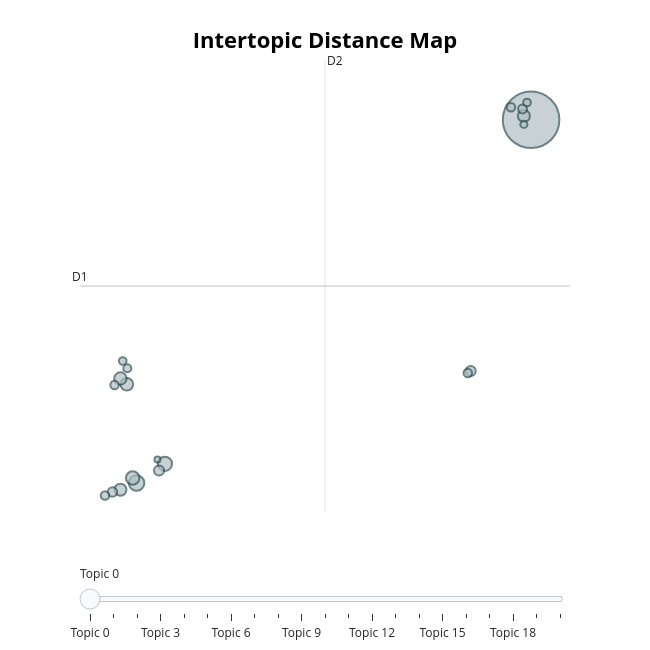

The notebook cell saved with this chart:
### Code cell
model.visualize_topics(use_ctfidf=True, custom_labels=True)

### Figure 1 — Plotly figure (JSON) as saved in the notebook; plotly's stock layout.template omitted (floating-point values rounded to 4 significant figures)
{"data": [{"customdata": [[0, "algorithmic | administration | sector | making | artificial", 442], [1, "budget | neural | project | border | projects", 33], [2, "air | buildings | pollution | deep | fog", 28], [3, "covid | 19 | health | epidemic | chest", 25], [4, "traffic | congestion | parking | transport | rfr", 22], [5, "problem | scheduling | genetic | facility | algorithm", 21], [6, "green | environmental | japanese | energy | city", 20], [7, "sentiment | opinion | tweets | text | arabic", 20], [8, "water | land | crop | urban | safety", 14], [9, "video | anomaly | detection | occlusion | object", 14], [10, "llms | language | retrieval | rag | cube", 12], [11, "fintech | audit | auditing | financial | internal", 11], [12, "segmentation | biot | blockchain | services | government", 10], [13, "edge | crowd | computing | tv | iup", 10], [14, "image | infrared | video | surabaya | vehicles", 10], [15, "ontology | recommendation | semantic | facebook | ldqp", 10], [16, "blockchain | security | transaction | privacy | ppsf", 9], [17, "detection | attacks | replay | iot | botnet", 8], [18, "psm | smokers | recommender | media | epistemic", 8], [19, "urban | guidelines | fake | violence | kiosks", 7], [20, "solar | electricity | photovoltaic | renewable | power", 5]], "hovertemplate": "<b>Topic %{customdata[0]}</b><br>%{customdata[1]}<br>Size: %{customdata[2]}", "legendgroup": "", "marker": {"color": "#B0BEC5", "line": {"color": "DarkSlateGrey", "width": 2}, "size": [442, 33, 28, 25, 22, 21, 20, 20, 14, 14, 12, 11, 10, 10, 10, 10, 9, 8, 8, 7, 5], "sizemode": "area", "sizeref": 0.2762, "symbol": "circle"}, "mode": "markers", "name": "", "orientation": "v", "showlegend": false, "type": "scatter", "x": [10.8, -5.62, -4.44, -5.783, -6.027, -6.294, 10.5, -6.294, -4.686, 8.289, -6.626, 10.45, 9.967, -6.536, 8.168, -6.936, -6.007, -6.196, 10.64, 10.5, -4.75], "xaxis": "x", "y": [14.47, -5.297, -4.253, -5.025, 0.07487, 0.3889, 14.67, -5.661, -4.612, 0.7919, -5.787, 15.06, 15.15, 0.03253, 0.6921, -5.977, 0.9481, 1.341, 15.41, 14.22, -4.017], "yaxis": "y"}], "layout": {"annotations": [{"showarrow": false, "text": "D1", "x": -7.977, "y": 5.423, "yshift": 10}, {"showarrow": false, "text": "D2", "x": 2.224, "xshift": 10, "y": 17.72}], "height": 650, "hoverlabel": {"bgcolor": "white", "font": {"family": "Rockwell", "size": 16}}, "legend": {"itemsizing": "constant", "tracegroupgap": 0}, "margin": {"t": 60}, "shapes": [{"line": {"color": "#CFD8DC", "width": 2}, "type": "line", "x0": 2.224, "x1": 2.224, "y0": -6.873, "y1": 17.72}, {"line": {"color": "#9E9E9E", "width": 2}, "type": "line", "x0": -7.977, "x1": 12.42, "y0": 5.423, "y1": 5.423}], "sliders": [{"active": 0, "pad": {"t": 50}, "steps": [{"args": [{"marker.color": [["red", "#B0BEC5", "#B0BEC5", "#B0BEC5", "#B0BEC5", "#B0BEC5", "#B0BEC5", "#B0BEC5", "#B0BEC5", "#B0BEC5", "#B0BEC5", "#B0BEC5", "#B0BEC5", "#B0BEC5", "#B0BEC5", "#B0BEC5", "#B0BEC5", "#B0BEC5", "#B0BEC5", "#B0BEC5", "#B0BEC5"]]}], "label": "Topic 0", "method": "update"}, {"args": [{"marker.color": [["#B0BEC5", "red", "#B0BEC5", "#B0BEC5", "#B0BEC5", "#B0BEC5", "#B0BEC5", "#B0BEC5", "#B0BEC5", "#B0BEC5", "#B0BEC5", "#B0BEC5", "#B0BEC5", "#B0BEC5", "#B0BEC5", "#B0BEC5", "#B0BEC5", "#B0BEC5", "#B0BEC5", "#B0BEC5", "#B0BEC5"]]}], "label": "Topic 1", "method": "update"}, {"args": [{"marker.color": [["#B0BEC5", "#B0BEC5", "red", "#B0BEC5", "#B0BEC5", "#B0BEC5", "#B0BEC5", "#B0BEC5", "#B0BEC5", "#B0BEC5", "#B0BEC5", "#B0BEC5", "#B0BEC5", "#B0BEC5", "#B0BEC5", "#B0BEC5", "#B0BEC5", "#B0BEC5", "#B0BEC5", "#B0BEC5", "#B0BEC5"]]}], "label": "Topic 2", "method": "update"}, {"args": [{"marker.color": [["#B0BEC5", "#B0BEC5", "#B0BEC5", "red", "#B0BEC5", "#B0BEC5", "#B0BEC5", "#B0BEC5", "#B0BEC5", "#B0BEC5", "#B0BEC5", "#B0BEC5", "#B0BEC5", "#B0BEC5", "#B0BEC5", "#B0BEC5", "#B0BEC5", "#B0BEC5", "#B0BEC5", "#B0BEC5", "#B0BEC5"]]}], "label": "Topic 3", "method": "update"}, {"args": [{"marker.color": [["#B0BEC5", "#B0BEC5", "#B0BEC5", "#B0BEC5", "red", "#B0BEC5", "#B0BEC5", "#B0BEC5", "#B0BEC5", "#B0BEC5", "#B0BEC5", "#B0BEC5", "#B0BEC5", "#B0BEC5", "#B0BEC5", "#B0BEC5", "#B0BEC5", "#B0BEC5", "#B0BEC5", "#B0BEC5", "#B0BEC5"]]}], "label": "Topic 4", "method": "update"}, {"args": [{"marker.color": [["#B0BEC5", "#B0BEC5", "#B0BEC5", "#B0BEC5", "#B0BEC5", "red", "#B0BEC5", "#B0BEC5", "#B0BEC5", "#B0BEC5", "#B0BEC5", "#B0BEC5", "#B0BEC5", "#B0BEC5", "#B0BEC5", "#B0BEC5", "#B0BEC5", "#B0BEC5", "#B0BEC5", "#B0BEC5", "#B0BEC5"]]}], "label": "Topic 5", "method": "update"}, {"args": [{"marker.color": [["#B0BEC5", "#B0BEC5", "#B0BEC5", "#B0BEC5", "#B0BEC5", "#B0BEC5", "red", "#B0BEC5", "#B0BEC5", "#B0BEC5", "#B0BEC5", "#B0BEC5", "#B0BEC5", "#B0BEC5", "#B0BEC5", "#B0BEC5", "#B0BEC5", "#B0BEC5", "#B0BEC5", "#B0BEC5", "#B0BEC5"]]}], "label": "Topic 6", "method": "update"}, {"args": [{"marker.color": [["#B0BEC5", "#B0BEC5", "#B0BEC5", "#B0BEC5", "#B0BEC5", "#B0BEC5", "#B0BEC5", "red", "#B0BEC5", "#B0BEC5", "#B0BEC5", "#B0BEC5", "#B0BEC5", "#B0BEC5", "#B0BEC5", "#B0BEC5", "#B0BEC5", "#B0BEC5", "#B0BEC5", "#B0BEC5", "#B0BEC5"]]}], "label": "Topic 7", "method": "update"}, {"args": [{"marker.color": [["#B0BEC5", "#B0BEC5", "#B0BEC5", "#B0BEC5", "#B0BEC5", "#B0BEC5", "#B0BEC5", "#B0BEC5", "red", "#B0BEC5", "#B0BEC5", "#B0BEC5", "#B0BEC5", "#B0BEC5", "#B0BEC5", "#B0BEC5", "#B0BEC5", "#B0BEC5", "#B0BEC5", "#B0BEC5", "#B0BEC5"]]}], "label": "Topic 8", "method": "update"}, {"args": [{"marker.color": [["#B0BEC5", "#B0BEC5", "#B0BEC5", "#B0BEC5", "#B0BEC5", "#B0BEC5", "#B0BEC5", "#B0BEC5", "#B0BEC5", "red", "#B0BEC5", "#B0BEC5", "#B0BEC5", "#B0BEC5", "#B0BEC5", "#B0BEC5", "#B0BEC5", "#B0BEC5", "#B0BEC5", "#B0BEC5", "#B0BEC5"]]}], "label": "Topic 9", "method": "update"}, {"args": [{"marker.color": [["#B0BEC5", "#B0BEC5", "#B0BEC5", "#B0BEC5", "#B0BEC5", "#B0BEC5", "#B0BEC5", "#B0BEC5", "#B0BEC5", "#B0BEC5", "red", "#B0BEC5", "#B0BEC5", "#B0BEC5", "#B0BEC5", "#B0BEC5", "#B0BEC5", "#B0BEC5", "#B0BEC5", "#B0BEC5", "#B0BEC5"]]}], "label": "Topic 10", "method": "update"}, {"args": [{"marker.color": [["#B0BEC5", "#B0BEC5", "#B0BEC5", "#B0BEC5", "#B0BEC5", "#B0BEC5", "#B0BEC5", "#B0BEC5", "#B0BEC5", "#B0BEC5", "#B0BEC5", "red", "#B0BEC5", "#B0BEC5", "#B0BEC5", "#B0BEC5", "#B0BEC5", "#B0BEC5", "#B0BEC5", "#B0BEC5", "#B0BEC5"]]}], "label": "Topic 11", "method": "update"}, {"args": [{"marker.color": [["#B0BEC5", "#B0BEC5", "#B0BEC5", "#B0BEC5", "#B0BEC5", "#B0BEC5", "#B0BEC5", "#B0BEC5", "#B0BEC5", "#B0BEC5", "#B0BEC5", "#B0BEC5", "red", "#B0BEC5", "#B0BEC5", "#B0BEC5", "#B0BEC5", "#B0BEC5", "#B0BEC5", "#B0BEC5", "#B0BEC5"]]}], "label": "Topic 12", "method": "update"}, {"args": [{"marker.color": [["#B0BEC5", "#B0BEC5", "#B0BEC5", "#B0BEC5", "#B0BEC5", "#B0BEC5", "#B0BEC5", "#B0BEC5", "#B0BEC5", "#B0BEC5", "#B0BEC5", "#B0BEC5", "#B0BEC5", "red", "#B0BEC5", "#B0BEC5", "#B0BEC5", "#B0BEC5", "#B0BEC5", "#B0BEC5", "#B0BEC5"]]}], "label": "Topic 13", "method": "update"}, {"args": [{"marker.color": [["#B0BEC5", "#B0BEC5", "#B0BEC5", "#B0BEC5", "#B0BEC5", "#B0BEC5", "#B0BEC5", "#B0BEC5", "#B0BEC5", "#B0BEC5", "#B0BEC5", "#B0BEC5", "#B0BEC5", "#B0BEC5", "red", "#B0BEC5", "#B0BEC5", "#B0BEC5", "#B0BEC5", "#B0BEC5", "#B0BEC5"]]}], "label": "Topic 14", "method": "update"}, {"args": [{"marker.color": [["#B0BEC5", "#B0BEC5", "#B0BEC5", "#B0BEC5", "#B0BEC5", "#B0BEC5", "#B0BEC5", "#B0BEC5", "#B0BEC5", "#B0BEC5", "#B0BEC5", "#B0BEC5", "#B0BEC5", "#B0BEC5", "#B0BEC5", "red", "#B0BEC5", "#B0BEC5", "#B0BEC5", "#B0BEC5", "#B0BEC5"]]}], "label": "Topic 15", "method": "update"}, {"args": [{"marker.color": [["#B0BEC5", "#B0BEC5", "#B0BEC5", "#B0BEC5", "#B0BEC5", "#B0BEC5", "#B0BEC5", "#B0BEC5", "#B0BEC5", "#B0BEC5", "#B0BEC5", "#B0BEC5", "#B0BEC5", "#B0BEC5", "#B0BEC5", "#B0BEC5", "red", "#B0BEC5", "#B0BEC5", "#B0BEC5", "#B0BEC5"]]}], "label": "Topic 16", "method": "update"}, {"args": [{"marker.color": [["#B0BEC5", "#B0BEC5", "#B0BEC5", "#B0BEC5", "#B0BEC5", "#B0BEC5", "#B0BEC5", "#B0BEC5", "#B0BEC5", "#B0BEC5", "#B0BEC5", "#B0BEC5", "#B0BEC5", "#B0BEC5", "#B0BEC5", "#B0BEC5", "#B0BEC5", "red", "#B0BEC5", "#B0BEC5", "#B0BEC5"]]}], "label": "Topic 17", "method": "update"}, {"args": [{"marker.color": [["#B0BEC5", "#B0BEC5", "#B0BEC5", "#B0BEC5", "#B0BEC5", "#B0BEC5", "#B0BEC5", "#B0BEC5", "#B0BEC5", "#B0BEC5", "#B0BEC5", "#B0BEC5", "#B0BEC5", "#B0BEC5", "#B0BEC5", "#B0BEC5", "#B0BEC5", "#B0BEC5", "red", "#B0BEC5", "#B0BEC5"]]}], "label": "Topic 18", "method": "update"}, {"args": [{"marker.color": [["#B0BEC5", "#B0BEC5", "#B0BEC5", "#B0BEC5", "#B0BEC5", "#B0BEC5", "#B0BEC5", "#B0BEC5", "#B0BEC5", "#B0BEC5", "#B0BEC5", "#B0BEC5", "#B0BEC5", "#B0BEC5", "#B0BEC5", "#B0BEC5", "#B0BEC5", "#B0BEC5", "#B0BEC5", "red", "#B0BEC5"]]}], "label": "Topic 19", "method": "update"}, {"args": [{"marker.color": [["#B0BEC5", "#B0BEC5", "#B0BEC5", "#B0BEC5", "#B0BEC5", "#B0BEC5", "#B0BEC5", "#B0BEC5", "#B0BEC5", "#B0BEC5", "#B0BEC5", "#B0BEC5", "#B0BEC5", "#B0BEC5", "#B0BEC5", "#B0BEC5", "#B0BEC5", "#B0BEC5", "#B0BEC5", "#B0BEC5", "red"]]}], "label": "Topic 20", "method": "update"}]}], "title": {"font": {"color": "Black", "size": 22}, "text": "<b>Intertopic Distance Map</b>", "x": 0.5, "xanchor": "center", "y": 0.95, "yanchor": "top"}, "width": 650, "xaxis": {"anchor": "y", "domain": [0, 1], "range": [-7.977, 12.42], "title": {"text": ""}, "visible": false}, "yaxis": {"anchor": "x", "domain": [0, 1], "range": [-6.873, 17.72], "title": {"text": ""}, "visible": false}}}
